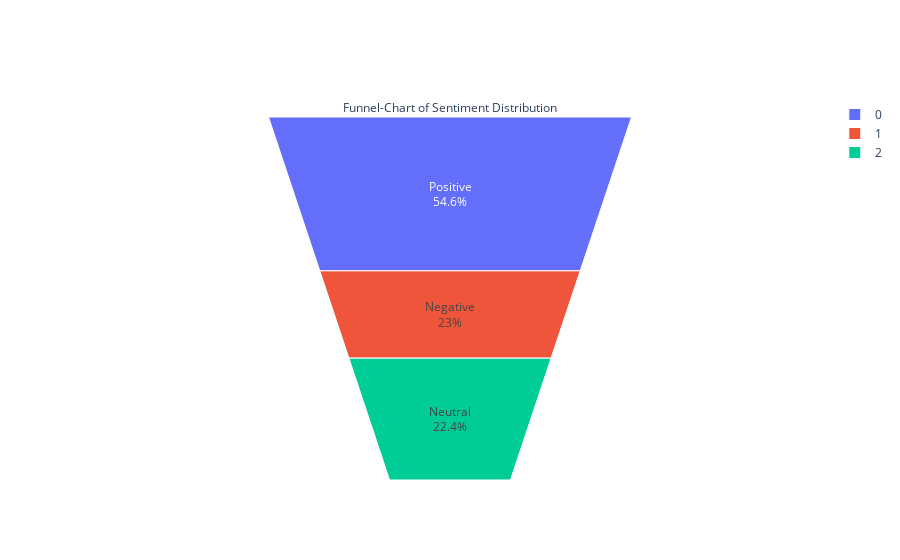

This figure's notebook cell:
### Code cell
fig = go.Figure(go.Funnelarea(
    text=var1.Sentiment,
    values=var1.text,
    title={"position": "top center",
           "text": "Funnel-Chart of Sentiment Distribution"}
))
fig.show()

### Figure 1 — Plotly figure (JSON) as saved in the notebook; plotly's stock layout.template omitted (floating-point values rounded to 4 significant figures)
{"data": [{"text": ["Positive", "Negative", "Neutral"], "title": {"position": "top center", "text": "Funnel-Chart of Sentiment Distribution"}, "type": "funnelarea", "values": [46603, 19622, 19124]}], "layout": {}}
